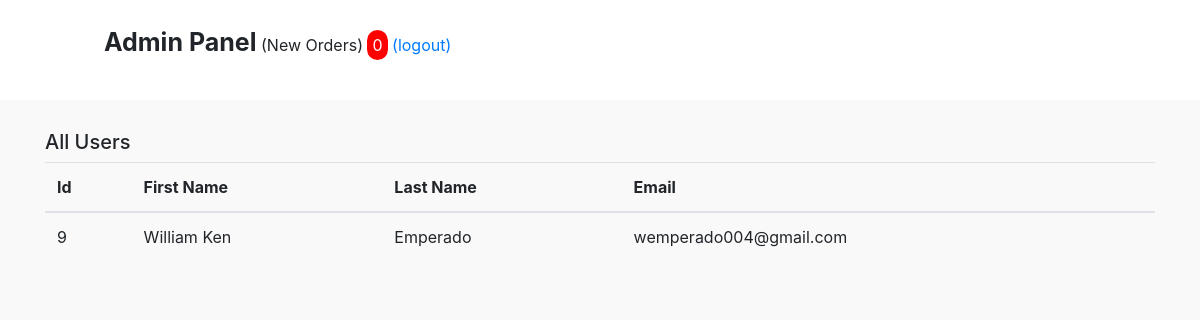
The page /admin/users.php (signed in) on the database as committed earlier.
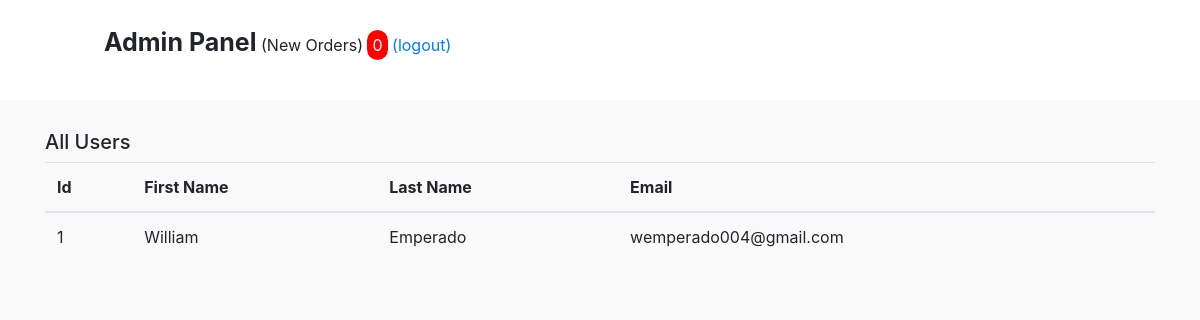
The same page on the database as committed later.
### tables this page shows
CREATE TABLE `users` (
  `id` int(11) NOT NULL,
  `f_name` varchar(100) NOT NULL,
  `l_name` varchar(100) NOT NULL,
  `email` varchar(150) NOT NULL,
  `phone` varchar(20) NOT NULL,
  `pass` varchar(255) NOT NULL,
  `zone` varchar(100) DEFAULT NULL,
  `street` varchar(150) NOT NULL,
  `barangay` varchar(100) DEFAULT NULL,
  `city` varchar(100) DEFAULT NULL,
  `province` varchar(100) DEFAULT NULL,
  `region` varchar(100) DEFAULT NULL,
  `created_at` timestamp NOT NULL DEFAULT current_timestamp()
);

### admin/users.php (the view, shortened to what this page needs)
<?php
 include 'header.php';
 include 'lib/connection.php';
 $sql = "SELECT * FROM users";
 $result = $conn -> query ($sql);
?>
<!DOCTYPE html>
<html lang="en">
<head>
    <link rel="stylesheet" href="css/pending_orders.css">
</head>
<body>
<div class="container pendingbody">
  <h5>All Users</h5>
<table class="table">
  <thead>
    <tr>
      <th scope="col">Id</th>
      <th scope="col">First Name</th>
      <th scope="col">Last Name</th>
      <th scope="col">Email</th>
    </tr>
  </thead>
  <tbody>
  <?php
          if (mysqli_num_rows($result) > 0) {
            while($row = mysqli_fetch_assoc($result)) {
              ?>
    <tr>
      <td><?php echo $row["id"] ?></td>
      <td><?php echo $row["f_name"] ?></td>
      <td><?php echo $row["l_name"] ?></td>
      <td><?php echo $row["email"] ?></td>
    </tr>
    <?php
    }
        }
        else
            echo "0 results";
        ?>
  </tbody>
</table>
</div>
</body>
</html>

Rows that differ between the two databases and show on the page:
removed users: id "9", f_name "William Ken", l_name "Emperado", email "wemperado004@gmail.com"
added users: id "1", f_name "William", l_name "Emperado", email "wemperado004@gmail.com"
